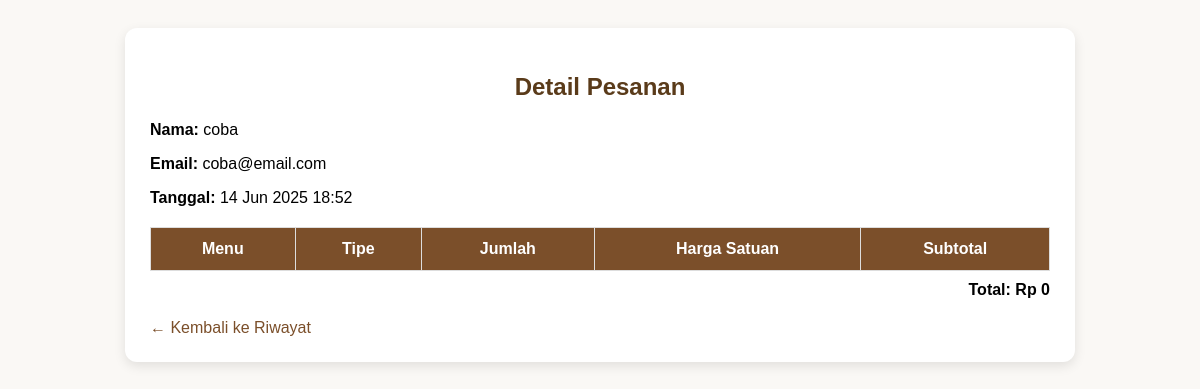
The page /detail_pesanan.php?id=1 on the database its author committed.
### tables this page shows
CREATE TABLE `transaksi` (
  `id` int(11) NOT NULL,
  `user_id` int(11) NOT NULL,
  `alamat` text NOT NULL,
  `metode_pengiriman` varchar(50) NOT NULL,
  `metode_pembayaran` varchar(50) NOT NULL,
  `total_bayar` int(11) NOT NULL,
  `biaya_kurir` int(11) NOT NULL,
  `status` varchar(50) DEFAULT 'Menunggu Konfirmasi',
  `created_at` datetime DEFAULT current_timestamp()
);

CREATE TABLE `users` (
  `id` int(11) NOT NULL,
  `nama` varchar(100) NOT NULL,
  `email` varchar(100) NOT NULL,
  `password` varchar(255) NOT NULL,
  `jenis_user` enum('admin','customer') NOT NULL DEFAULT 'customer',
  `created_at` timestamp NOT NULL DEFAULT current_timestamp(),
  `status` enum('aktif','suspended','banned') DEFAULT 'aktif',
  `foto` varchar(255) DEFAULT NULL
);

### detail_pesanan.php (the view, shortened to what this page needs)
<?php
require_once 'config/db.php';
$transaksi_id = $_GET['id'];
try {
    $stmt = $pdo->prepare("
        SELECT t.*, u.nama AS nama_user, u.email
        FROM transaksi t
        JOIN users u ON t.user_id = u.id
        WHERE t.id = ?
    ");
    $stmt->execute([$transaksi_id]);
    $transaksi = $stmt->fetch();
} catch (PDOException $e) {
    echo "Terjadi kesalahan: " . $e->getMessage();
    exit;
}
?>
<!DOCTYPE html>
<html lang="id">
<head>
</head>
<body>
<div class="container">
    <h2>Detail Pesanan</h2>
    <p><strong>Nama:</strong> <?= htmlspecialchars($transaksi['nama_user']) ?></p>
    <p><strong>Email:</strong> <?= htmlspecialchars($transaksi['email']) ?></p>
    <p><strong>Tanggal:</strong> <?= date('d M Y H:i', strtotime($transaksi['created_at'])) ?></p>
    <table>
        <thead>
            <tr>
                <th>Menu</th>
                <th>Tipe</th>
                <th>Jumlah</th>
                <th>Harga Satuan</th>
                <th>Subtotal</th>
            </tr>
        </thead>
            <?php
            $total = 0;
            ?>
    </table>
    <div class="total">
        Total: Rp <?= number_format($total, 0, ',', '.') ?>
    </div>
    <a href="pesanan.php" class="back-link">← Kembali ke Riwayat</a>
</div>
</body>
</html>

### detail_pesanan.php (style rules this page uses)
body { font-family: Arial, sans-serif; background: #faf8f5; padding: 20px; }
.container { max-width: 900px; margin: auto; background: #fff; padding: 25px; border-radius: 12px; box-shadow: 0 4px 12px rgba(0,0,0,0.1); }
h2 { text-align: center; color: #5a3b1a; }
table { width: 100%; margin-top: 20px; border-collapse: collapse; }
th, td { padding: 12px 15px; border: 1px solid #ddd; }
th { background: #7b4f2a; color: #fff; }
.total { text-align: right; font-weight: bold; font-size: 16px; padding-top: 10px; }
.back-link { display: inline-block; margin-top: 20px; color: #7b4f2a; text-decoration: none; }

### rows shown on the page
transaksi: user.nama "coba", user.email "coba@email.com", created_at "14 Jun 2025 18:52"

### other values the page prints
$total "0"
